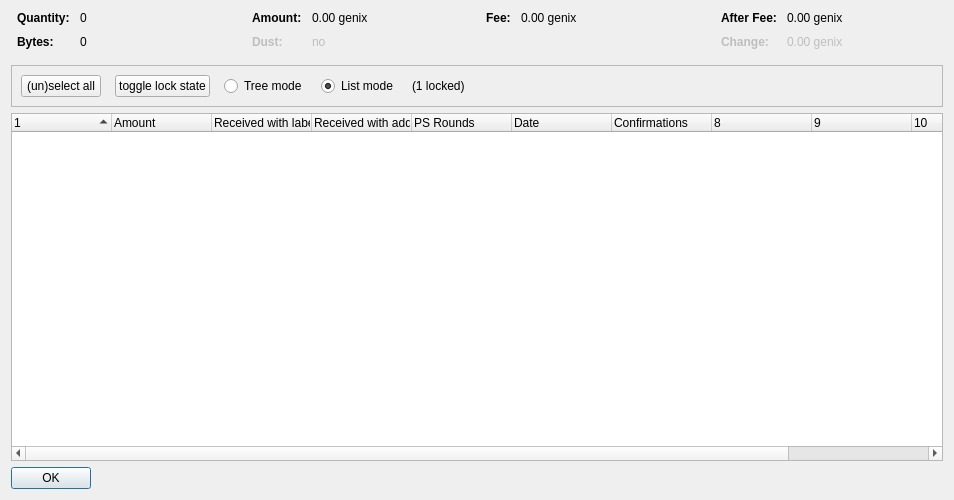
<?xml version="1.0" encoding="UTF-8"?>
<ui version="4.0">
 <class>CoinControlDialog</class>
 <widget class="QDialog" name="CoinControlDialog">
  <property name="geometry">
   <rect>
    <x>0</x>
    <y>0</y>
    <width>954</width>
    <height>500</height>
   </rect>
  </property>
  <property name="windowTitle">
   <string>Coin Selection</string>
  </property>
  <layout class="QVBoxLayout" name="verticalLayout">
   <item>
    <layout class="QHBoxLayout" name="horizontalLayoutTop" stretch="0,0,0,0">
     <property name="topMargin">
      <number>0</number>
     </property>
     <property name="bottomMargin">
      <number>10</number>
     </property>
     <item>
      <layout class="QFormLayout" name="formLayoutCoinControl1">
       <property name="horizontalSpacing">
        <number>10</number>
       </property>
       <property name="verticalSpacing">
        <number>10</number>
       </property>
       <property name="leftMargin">
        <number>6</number>
       </property>
       <property name="rightMargin">
        <number>6</number>
       </property>
       <item row="0" column="0">
        <widget class="QLabel" name="labelCoinControlQuantityText">
         <property name="font">
          <font>
           <weight>75</weight>
           <bold>true</bold>
          </font>
         </property>
         <property name="text">
          <string>Quantity:</string>
         </property>
        </widget>
       </item>
       <item row="0" column="1">
        <widget class="QLabel" name="labelCoinControlQuantity">
         <property name="cursor">
          <cursorShape>IBeamCursor</cursorShape>
         </property>
         <property name="contextMenuPolicy">
          <enum>Qt::ActionsContextMenu</enum>
         </property>
         <property name="text">
          <string notr="true">0</string>
         </property>
         <property name="textInteractionFlags">
          <set>Qt::LinksAccessibleByMouse|Qt::TextSelectableByKeyboard|Qt::TextSelectableByMouse</set>
         </property>
        </widget>
       </item>
       <item row="1" column="0">
        <widget class="QLabel" name="labelCoinControlBytesText">
         <property name="font">
          <font>
           <weight>75</weight>
           <bold>true</bold>
          </font>
         </property>
         <property name="text">
          <string>Bytes:</string>
         </property>
        </widget>
       </item>
       <item row="1" column="1">
        <widget class="QLabel" name="labelCoinControlBytes">
         <property name="cursor">
          <cursorShape>IBeamCursor</cursorShape>
         </property>
         <property name="contextMenuPolicy">
          <enum>Qt::ActionsContextMenu</enum>
         </property>
         <property name="text">
          <string notr="true">0</string>
         </property>
         <property name="textInteractionFlags">
          <set>Qt::LinksAccessibleByMouse|Qt::TextSelectableByKeyboard|Qt::TextSelectableByMouse</set>
         </property>
        </widget>
       </item>
      </layout>
     </item>
     <item>
      <layout class="QFormLayout" name="formLayoutCoinControl2">
       <property name="horizontalSpacing">
        <number>10</number>
       </property>
       <property name="verticalSpacing">
        <number>10</number>
       </property>
       <property name="leftMargin">
        <number>6</number>
       </property>
       <property name="rightMargin">
        <number>6</number>
       </property>
       <item row="0" column="0">
        <widget class="QLabel" name="labelCoinControlAmountText">
         <property name="font">
          <font>
           <weight>75</weight>
           <bold>true</bold>
          </font>
         </property>
         <property name="text">
          <string>Amount:</string>
         </property>
        </widget>
       </item>
       <item row="0" column="1">
        <widget class="QLabel" name="labelCoinControlAmount">
         <property name="cursor">
          <cursorShape>IBeamCursor</cursorShape>
         </property>
         <property name="contextMenuPolicy">
          <enum>Qt::ActionsContextMenu</enum>
         </property>
         <property name="text">
          <string notr="true">0.00 genix</string>
         </property>
         <property name="textInteractionFlags">
          <set>Qt::LinksAccessibleByMouse|Qt::TextSelectableByKeyboard|Qt::TextSelectableByMouse</set>
         </property>
        </widget>
       </item>
       <item row="1" column="0">
        <widget class="QLabel" name="labelCoinControlLowOutputText">
         <property name="enabled">
          <bool>false</bool>
         </property>
         <property name="font">
          <font>
           <weight>75</weight>
           <bold>true</bold>
          </font>
         </property>
         <property name="text">
          <string>Dust:</string>
         </property>
        </widget>
       </item>
       <item row="1" column="1">
        <widget class="QLabel" name="labelCoinControlLowOutput">
         <property name="enabled">
          <bool>false</bool>
         </property>
         <property name="cursor">
          <cursorShape>IBeamCursor</cursorShape>
         </property>
         <property name="contextMenuPolicy">
          <enum>Qt::ActionsContextMenu</enum>
         </property>
         <property name="text">
          <string notr="true">no</string>
         </property>
         <property name="textInteractionFlags">
          <set>Qt::LinksAccessibleByMouse|Qt::TextSelectableByKeyboard|Qt::TextSelectableByMouse</set>
         </property>
        </widget>
       </item>
      </layout>
     </item>
     <item>
      <layout class="QFormLayout" name="formLayoutCoinControl3">
       <property name="horizontalSpacing">
        <number>10</number>
       </property>
       <property name="verticalSpacing">
        <number>10</number>
       </property>
       <property name="leftMargin">
        <number>6</number>
       </property>
       <property name="rightMargin">
        <number>6</number>
       </property>
       <item row="0" column="0">
        <widget class="QLabel" name="labelCoinControlFeeText">
         <property name="font">
          <font>
           <weight>75</weight>
           <bold>true</bold>
          </font>
         </property>
         <property name="text">
          <string>Fee:</string>
         </property>
        </widget>
       </item>
       <item row="0" column="1">
        <widget class="QLabel" name="labelCoinControlFee">
         <property name="cursor">
          <cursorShape>IBeamCursor</cursorShape>
         </property>
         <property name="contextMenuPolicy">
          <enum>Qt::ActionsContextMenu</enum>
         </property>
         <property name="text">
          <string notr="true">0.00 genix</string>
         </property>
         <property name="textInteractionFlags">
          <set>Qt::LinksAccessibleByMouse|Qt::TextSelectableByKeyboard|Qt::TextSelectableByMouse</set>
         </property>
        </widget>
       </item>
      </layout>
     </item>
     <item>
      <layout class="QFormLayout" name="formLayoutCoinControl4">
       <property name="horizontalSpacing">
        <number>10</number>
       </property>
       <property name="verticalSpacing">
        <number>10</number>
       </property>
       <property name="leftMargin">
        <number>6</number>
       </property>
       <property name="rightMargin">
        <number>6</number>
       </property>
       <item row="0" column="0">
        <widget class="QLabel" name="labelCoinControlAfterFeeText">
         <property name="font">
          <font>
           <weight>75</weight>
           <bold>true</bold>
          </font>
         </property>
         <property name="text">
          <string>After Fee:</string>
         </property>
        </widget>
       </item>
       <item row="0" column="1">
        <widget class="QLabel" name="labelCoinControlAfterFee">
         <property name="cursor">
          <cursorShape>IBeamCursor</cursorShape>
         </property>
         <property name="contextMenuPolicy">
          <enum>Qt::ActionsContextMenu</enum>
         </property>
         <property name="text">
          <string notr="true">0.00 genix</string>
         </property>
         <property name="textInteractionFlags">
          <set>Qt::LinksAccessibleByMouse|Qt::TextSelectableByKeyboard|Qt::TextSelectableByMouse</set>
         </property>
        </widget>
       </item>
       <item row="1" column="0">
        <widget class="QLabel" name="labelCoinControlChangeText">
         <property name="enabled">
          <bool>false</bool>
         </property>
         <property name="font">
          <font>
           <weight>75</weight>
           <bold>true</bold>
          </font>
         </property>
         <property name="text">
          <string>Change:</string>
         </property>
        </widget>
       </item>
       <item row="1" column="1">
        <widget class="QLabel" name="labelCoinControlChange">
         <property name="enabled">
          <bool>false</bool>
         </property>
         <property name="cursor">
          <cursorShape>IBeamCursor</cursorShape>
         </property>
         <property name="contextMenuPolicy">
          <enum>Qt::ActionsContextMenu</enum>
         </property>
         <property name="text">
          <string notr="true">0.00 genix</string>
         </property>
         <property name="textInteractionFlags">
          <set>Qt::LinksAccessibleByMouse|Qt::TextSelectableByKeyboard|Qt::TextSelectableByMouse</set>
         </property>
        </widget>
       </item>
      </layout>
     </item>
    </layout>
   </item>
   <item>
    <widget class="QFrame" name="frame">
     <property name="minimumSize">
      <size>
       <width>0</width>
       <height>40</height>
      </size>
     </property>
     <property name="frameShape">
      <enum>QFrame::StyledPanel</enum>
     </property>
     <property name="frameShadow">
      <enum>QFrame::Sunken</enum>
     </property>
     <layout class="QHBoxLayout" name="horizontalLayout">
      <item>
       <layout class="QHBoxLayout" name="horizontalLayoutPanel" stretch="0,0,0,0,0,0">
        <property name="spacing">
         <number>14</number>
        </property>
        <item>
         <widget class="QPushButton" name="pushButtonSelectAll">
          <property name="sizePolicy">
           <sizepolicy hsizetype="Maximum" vsizetype="Fixed">
            <horstretch>0</horstretch>
            <verstretch>0</verstretch>
           </sizepolicy>
          </property>
          <property name="text">
           <string>(un)select all</string>
          </property>
          <property name="autoDefault">
           <bool>false</bool>
          </property>
         </widget>
        </item>
        <item>
         <widget class="QPushButton" name="pushButtonToggleLock">
          <property name="sizePolicy">
           <sizepolicy hsizetype="Maximum" vsizetype="Fixed">
            <horstretch>0</horstretch>
            <verstretch>0</verstretch>
           </sizepolicy>
          </property>
          <property name="text">
           <string>toggle lock state</string>
          </property>
          <property name="autoDefault">
           <bool>false</bool>
          </property>
         </widget>
        </item>
        <item>
         <widget class="QRadioButton" name="radioTreeMode">
          <property name="sizePolicy">
           <sizepolicy hsizetype="Maximum" vsizetype="Fixed">
            <horstretch>0</horstretch>
            <verstretch>0</verstretch>
           </sizepolicy>
          </property>
          <property name="text">
           <string>Tree mode</string>
          </property>
         </widget>
        </item>
        <item>
         <widget class="QRadioButton" name="radioListMode">
          <property name="sizePolicy">
           <sizepolicy hsizetype="Maximum" vsizetype="Fixed">
            <horstretch>0</horstretch>
            <verstretch>0</verstretch>
           </sizepolicy>
          </property>
          <property name="text">
           <string>List mode</string>
          </property>
          <property name="checked">
           <bool>true</bool>
          </property>
         </widget>
        </item>
        <item>
         <widget class="QLabel" name="labelLocked">
          <property name="text">
           <string>(1 locked)</string>
          </property>
         </widget>
        </item>
        <item>
         <spacer name="horizontalSpacer">
          <property name="orientation">
           <enum>Qt::Horizontal</enum>
          </property>
          <property name="sizeHint" stdset="0">
           <size>
            <width>40</width>
            <height>20</height>
           </size>
          </property>
         </spacer>
        </item>
       </layout>
      </item>
     </layout>
    </widget>
   </item>
   <item>
    <widget class="CoinControlTreeWidget" name="treeWidget">
     <property name="contextMenuPolicy">
      <enum>Qt::CustomContextMenu</enum>
     </property>
     <property name="sortingEnabled">
      <bool>false</bool>
     </property>
     <property name="columnCount">
      <number>11</number>
     </property>
     <attribute name="headerShowSortIndicator" stdset="0">
      <bool>true</bool>
     </attribute>
     <attribute name="headerStretchLastSection">
      <bool>false</bool>
     </attribute>
     <column>
      <property name="text">
       <string/>
      </property>
     </column>
     <column>
      <property name="text">
       <string>Amount</string>
      </property>
     </column>
     <column>
      <property name="text">
       <string>Received with label</string>
      </property>
     </column>
     <column>
      <property name="text">
       <string>Received with address</string>
      </property>
     </column>
     <column>
      <property name="text">
       <string>PS Rounds</string>
      </property>
     </column>
     <column>
      <property name="text">
       <string>Date</string>
      </property>
     </column>
     <column>
      <property name="text">
       <string>Confirmations</string>
      </property>
      <property name="toolTip">
       <string>Confirmed</string>
      </property>
     </column>
     <column>
      <property name="text">
       <string/>
      </property>
     </column>
     <column>
      <property name="text">
       <string/>
      </property>
     </column>
     <column>
      <property name="text">
       <string/>
      </property>
     </column>
     <column>
      <property name="text">
       <string/>
      </property>
     </column>
    </widget>
   </item>
   <item>
    <widget class="QDialogButtonBox" name="buttonBox">
     <property name="sizePolicy">
      <sizepolicy hsizetype="Maximum" vsizetype="Fixed">
       <horstretch>0</horstretch>
       <verstretch>0</verstretch>
      </sizepolicy>
     </property>
     <property name="orientation">
      <enum>Qt::Horizontal</enum>
     </property>
     <property name="standardButtons">
      <set>QDialogButtonBox::Ok</set>
     </property>
    </widget>
   </item>
  </layout>
 </widget>
 <customwidgets>
  <customwidget>
   <class>CoinControlTreeWidget</class>
   <extends>QTreeWidget</extends>
   <header>coincontroltreewidget.h</header>
  </customwidget>
 </customwidgets>
 <resources/>
 <connections/>
</ui>
